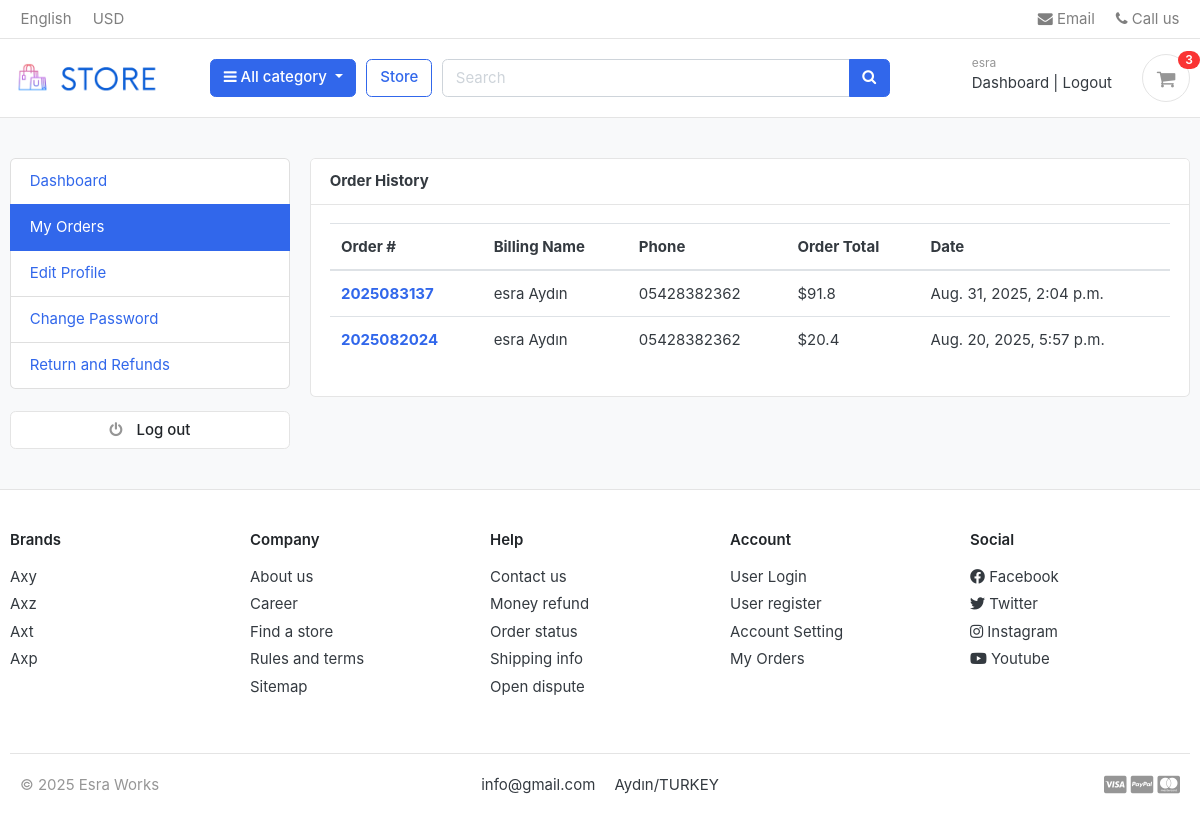
Screenshot of /accounts/my_orders/ (signed in) with the database file from the repository.
### accounts/models.py (models this page shows, shortened)
class Account(AbstractBaseUser):
    first_name      = models.CharField(max_length=50)
    last_name       = models.CharField(max_length=50)
    username        = models.CharField(max_length=50, unique=True)
    email           = models.EmailField(max_length=100, unique=True)
    phone_number    = models.CharField(max_length=50)
    date_joined     = models.DateTimeField(auto_now_add=True)
    last_login      = models.DateTimeField(auto_now_add=True)
    is_admin        = models.BooleanField(default=False)
    is_staff        = models.BooleanField(default=False)
    is_active        = models.BooleanField(default=False)
    is_superadmin        = models.BooleanField(default=False)
    USERNAME_FIELD = 'email'
    REQUIRED_FIELDS = ['username', 'first_name', 'last_name']
    objects = MyAccountManager()

### orders/models.py (models this page shows, shortened)
class Order(models.Model):
    STATUS = (
        ('New', 'New'),
        ('Accepted', 'Accepted'),
        ('Completed', 'Completed'),
        ('Cancelled', 'Cancelled'),
    )
    user = models.ForeignKey(Account, on_delete=models.SET_NULL, null=True)
    payment = models.ForeignKey(Payment, on_delete=models.SET_NULL, blank=True, null=True)
    order_number = models.CharField(max_length=20)
    first_name = models.CharField(max_length=50)
    last_name = models.CharField(max_length=50)
    phone = models.CharField(max_length=15)
    email = models.EmailField(max_length=50)
    address_line_1 = models.CharField(max_length=50)
    address_line_2 = models.CharField(max_length=50, blank=True)
    country = models.CharField(max_length=50)
    state = models.CharField(max_length=50)
    city = models.CharField(max_length=50)
    order_note = models.CharField(max_length=100, blank=True)
    order_total = models.FloatField()
    tax = models.FloatField()
    status = models.CharField(max_length=10, choices=STATUS, default='New')
    ip = models.CharField(blank=True, max_length=20)
    is_ordered = models.BooleanField(default=False)
    created_at = models.DateTimeField(auto_now_add=True)
    updated_at = models.DateTimeField(auto_now=True)
    def full_name(self):
        return f'{self.first_name} {self.last_name}'

### accounts/views.py (the view)
# urls.py: path('my_orders/', views.my_orders, name='my_orders'),
def my_orders(request):
    orders = Order.objects.filter(user=request.user,is_ordered=True).order_by('-created_at')
    context = {
        'orders':orders,
    }
    return render(request,'accounts/my_orders.html',context)

### carts/context_processors.py (called while the page is built)
def counter(request):
    cart_count = 0
    if 'admin' in request.path:
        return {}
    else:
        try:
            cart = Cart.objects.filter(cart_id=_cart_id(request))
            if request.user.is_authenticated:
                cart_items = CartItem.objects.all().filter(user=request.user)
            else:
                cart_items = CartItem.objects.all().filter(cart=cart[:1])
            for cart_item in cart_items:
                cart_count += cart_item.quantity
        except Cart.DoesNotExist:
            cart_count = 0
    return dict(cart_count=cart_count)

### carts/views.py (called while the page is built)
def _cart_id(request):
    cart = request.session.session_key
    if not cart:
        cart = request.session.create()
    return cart

### category/context_processors.py (called while the page is built)
def menu_links(request):
    links = Category.objects.all()
    return dict(links=links)

### category/models.py (called while the page is built)
    def get_url(self):
        return reverse('products_by_category',args=[self.slug])

### templates/accounts/my_orders.html (shortened to what this page needs)
{% extends 'base.html' %}
{% block content %}
<section class="section-conten padding-y bg">
<div class="container">
	<div class="row">
    {% include 'includes/dashboard_sidebar.html' %}
	<main class="col-md-9">
		<article class="card">
		<header class="card-header">
			<strong class="d-inline-block mr-3">Order History</strong>
		</header>
		<div class="card-body">
		    <div class="row">
			<div class="col-md-12">
				<table class="table table-hover">
				  <thead>
				    <tr>
				      <th scope="col">Order #</th>
				      <th scope="col">Billing Name</th>
				      <th scope="col">Phone</th>
				      <th scope="col">Order Total</th>
					  <th scope="col">Date</th>
				    </tr>
				  </thead>
				  <tbody>
						{% for order in orders %}
				    <tr>
				      <th scope="row"><a href="{% url 'order_detail' order.order_number %}">{{order.order_number}}</a></th>
				      <td>{{order.full_name}}</td>
				      <td>{{order.phone}}</td>
				      <td>${{order.order_total}}</td>
					  <td>{{order.created_at}}</td>
				    </tr>
				{% endfor %}
				  </tbody>
				</table>
			</div>
			</div>
		</div>
		</article>
	</main>
</div>
</div>
</section>
{% endblock %}

### templates/includes/navbar.html (shortened to what this page needs)
{% load static %}
<header class="section-header">
<nav class="navbar p-md-0 navbar-expand-sm navbar-light border-bottom">
<div class="container">
  <div class="collapse navbar-collapse" id="navbarTop4">
    <ul class="navbar-nav mr-auto">
    	<li class="nav-item dropdown">
		 	<a href="#" class="nav-link">   English </a>
		</li>
		<li class="nav-item dropdown">
			<a href="#" class="nav-link"> USD </a>
		</li>
    </ul>
    <ul class="navbar-nav">
		<li><a href="#" class="nav-link"> <i class="fa fa-envelope"></i> Email </a></li>
		<li><a href="#" class="nav-link"> <i class="fa fa-phone"></i> Call us </a></li>
	</ul>
  </div>
</div>
</nav>
<section class="header-main border-bottom">
	<div class="container">
<div class="row align-items-center">
	<div class="col-lg-2 col-md-3 col-6">
		<a href="{% url 'home' %}" class="brand-wrap">
			<img class="logo" src="{% static './images/shop.png' %}">
		</a>
	</div>
	<div class="col-lg col-sm col-md col-6 flex-grow-0">
		<div class="category-wrap dropdown d-inline-block float-right">
			<button type="button" class="btn btn-primary dropdown-toggle" data-toggle="dropdown">
				<i class="fa fa-bars"></i> All category
			</button>
		</div>
	</div>
	<a href="{% url 'store' %}" class="btn btn-outline-primary">Store</a>
	<div class="col-lg  col-md-6 col-sm-12 col">
		<form action="{% url 'search' %}" class="search" method="GET">
			<div class="input-group w-100">
			    <input type="text" class="form-control" style="width:60%;" placeholder="Search" name="keyword">
			    <div class="input-group-append">
			      <button class="btn btn-primary" type="submit">
			        <i class="fa fa-search"></i>
			      </button>
			    </div>
		    </div>
		</form>
	</div>
	<div class="col-lg-3 col-sm-6 col-8 order-2 order-lg-3">
				<div class="d-flex justify-content-end mb-3 mb-lg-0">
					{% if user.id is None %}
					<div class="widget-header">
						<small class="title text-muted">Welcome guest!</small>
						<div>
							<a href="{% url 'login' %}">Sign in</a> <span class="dark-transp"> | </span>
							<a href="{% url 'register' %}"> Register</a>
						</div>
					</div>
					{% else %}
					<div class="widget-header">
						<small class="title text-muted">{{user.first_name}}</small>
						<div>
							<a href="{% url 'dashboard' %}">Dashboard</a> <span class="dark-transp"> | </span>
							<a href="{% url 'logout' %}">Logout</a>
						</div>
					</div>
					{% endif %}
					<a href="{% url 'cart' %}" class="widget-header pl-3 ml-3">
						<div class="icon icon-sm rounded-circle border"><i class="fa fa-shopping-cart"></i></div>
						<span class="badge badge-pill badge-danger notify">{{cart_count}}</span>
					</a>
				</div>
			</div>
</div>
	</div>
</section>
</header>

### store/static/css/ui.css (style rules this page uses)
html { font-family: "Inter", sans-serif; font-size: 15px; }
.icon-xs, .icon-sm, .icon-md, .icon-lg { display: inline-block; text-align: center; flex-shrink: 0; flex-grow: 0; }
.icon-sm { width: 48px; height: 48px; line-height: 48px !important; font-size: 20px; }
.padding-y { padding-top: 40px; padding-bottom: 40px; }
article:after, .form-group:after { display: block; clear: both; content: ""; }
.bg { background-color: #f8f9fa; }
.header-main { position: relative; padding-top: 1rem; padding-bottom: 1rem; }
.brand-wrap .logo, .navbar-brand .logo { margin-right: 7px; max-height: 42px; display: inline-block; }
.widget-header { display: inline-block; vertical-align: middle; position: relative; }
.widget-header a { color: #343a40; }
.widget-header i { color: #969696; }
.widget-header .title { display: block; }
.widget-header .notify { position: absolute; top: -3px; right: -10px; }
.notify { position: absolute; top: -4px; right: -10px; display: inline-block; padding: 0.25em 0.6em; font-size: 12px; line-height: 1; text-align: center; border-radius: 3rem; color: #fff; background-color: #fa3434; }

### rows the page displays
Account: first_name "esra"
Order: order_number "2025083137", full_name "esra Aydın", phone "05428382362", order_total "91.8", created_at "Aug. 31, 2025, 2:04 p.m."
Order: order_number "2025082024", full_name "esra Aydın", phone "05428382362", order_total "20.4", created_at "Aug. 20, 2025, 5:57 p.m."

### other values shown
{{ cart_count }} "3"
